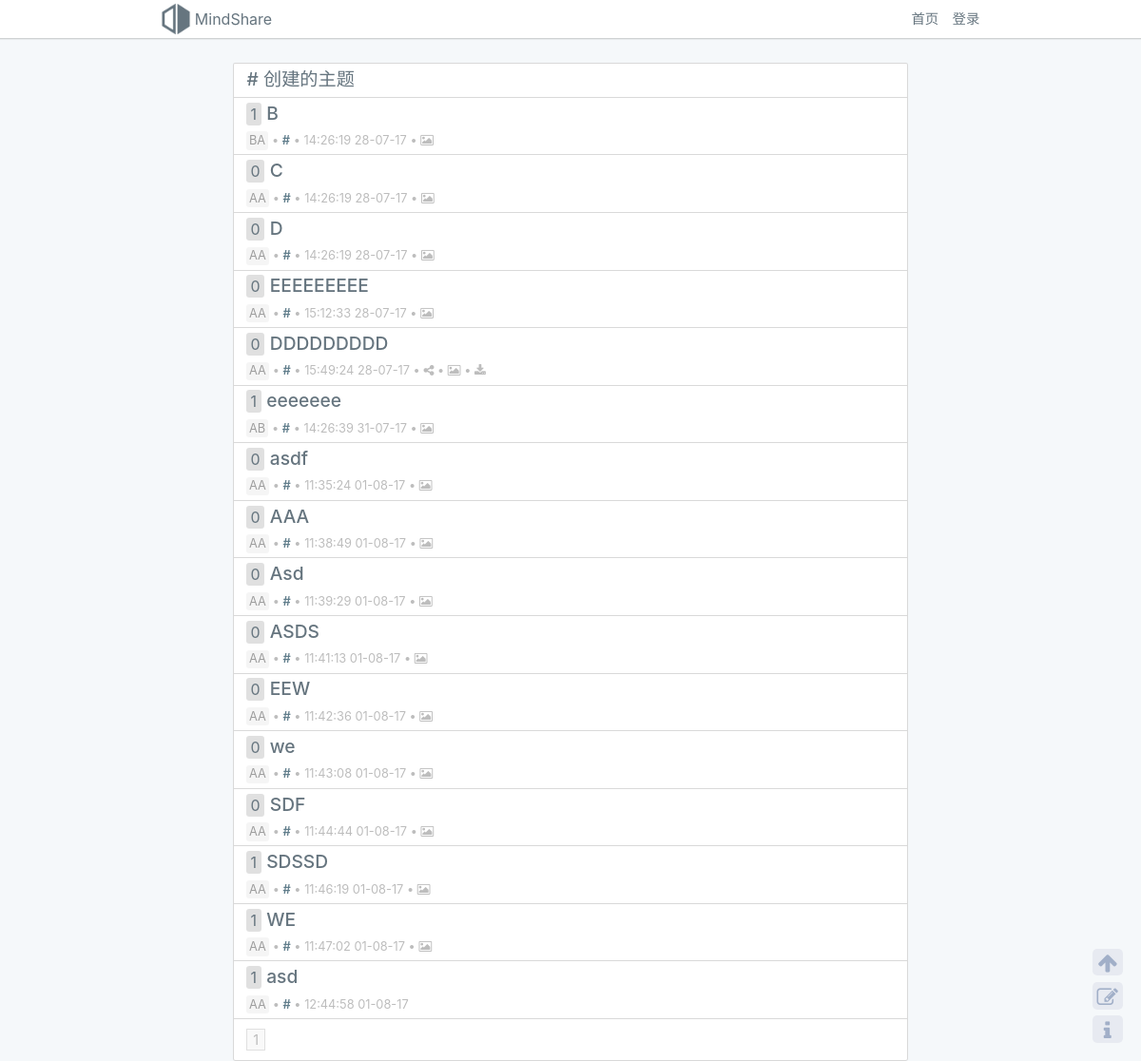
/user/1/page/1, run on an earlier commit of the app's database.
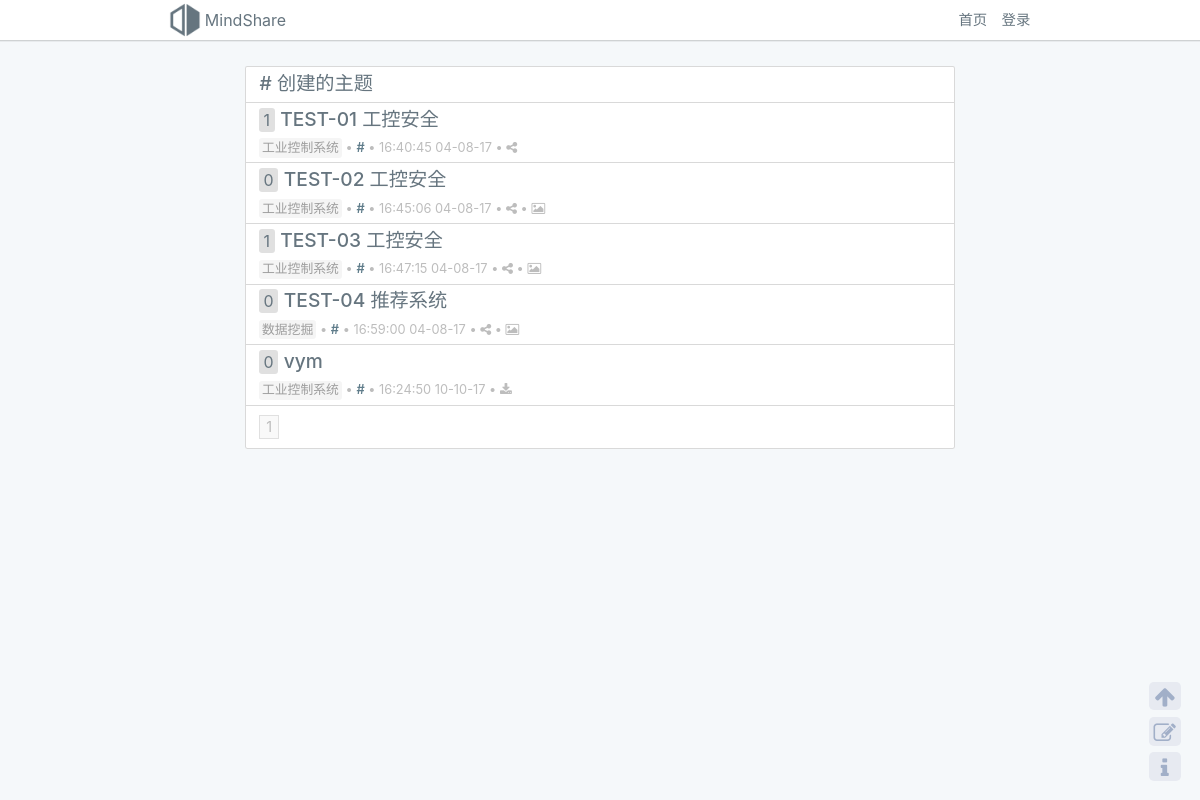
And on a later commit of the database.
### mindmap/models.py (models this page shows, shortened)
class MindMap(models.Model):
    title = models.CharField('标题', max_length=50)
    description = models.CharField('描述', max_length=1000, blank=True)
    img = models.ImageField('图片', upload_to='img/%Y/%m/%d/', blank=True, null=True)
    mindmap = models.FileField('思维导图文件', upload_to='file/%Y/%m/%d/', blank=True, null=True)
    public = models.BooleanField('是否公开', default=True)
    tags = models.ManyToManyField(Tag)
    category = models.ForeignKey(Category, null=True, blank=True)
    author = models.ForeignKey(User, null=True, default=1)
    share = models.URLField('分享地址', max_length=300, null=True, blank=True)
    vote = models.IntegerField('投票', default=0)
    visit = models.IntegerField('浏览', default=0)
    create_date = models.DateTimeField('创建时间', default=timezone.now, null=True)
    update_date = models.DateTimeField(verbose_name='最后更新时间', auto_now=True)

class Category(models.Model):
    title = models.CharField('标题', max_length=30)
    parent = models.ForeignKey('Category', null=True, blank=True)

### mindmap/views/views_user.py (the view)
# urls.py: url(r'^user/page/(?P<page>\d+)/?$', views_user.user_page, name='user-page'),
def user_page(request, uid=None, page=1):
    try:
        if uid is None:
            uid = request.user.id
        items = MindMap.objects.filter(public=True, author=uid)
        context = {
            'title': '个人中心',
            'pages': get_pages(items, cur_page=page, url_generator=user_page_pagination_url_generator, uid=uid),
            'user': User.objects.filter(id=uid).first(),
        }
        return render(request, 'mindmap/user-page.html', context)
    except Exception as e:
        print(e)
        traceback.print_exc()
        return return_404_page(request)

### mindmap/views/views_pagination.py (called while the page is built)
def get_pages(query_set, cur_page=1, count_per_page=COUNT_PER_PAGE, url_generator=None, **kwargs):
    try:
        cur_page = int(cur_page) if cur_page else 1
        page_list = Paginator(query_set, count_per_page)
        total_page_number = page_list.num_pages
        cur_page_number = max(0, min(cur_page, total_page_number))
        cur_page_items = page_list.page(cur_page_number)
        return PageInstance(total_page_number, cur_page_number, cur_page_items, url_generator, **kwargs)
    except Exception as e:
        print(e)
        traceback.print_exc()
        return PageInstance(0, 0, None)

### templates/mindmap/user-page.html (shortened to what this page needs)
{% extends "mindmap/includes/base.html" %}
{% load staticfiles %}
{% block css %}
    <link rel="stylesheet" href="{% static 'mindmap/css/pagination.css' %}">
{% endblock %}
{% block body %}
    <div id="bodyContainer" class="container">
        <div id="midContainer" class="col-lg-8 offset-lg-2">
            <div class="container-box">
                <div class="container-box-item container-box-item-bottom">
                    <h1 class="my-title">{{ user.nickname }} 创建的主题</h1>
                </div>
                {% for mindmap in pages.cur_page_items %}
                    {% include 'mindmap/includes/_index_list_item.html' %}
                {% endfor %}
                <div class="container-box-item container-box-item-padding">
                    {% include 'mindmap/includes/_pagination.html' %}
                </div>
            </div>
        </div>
    </div>
{% endblock %}

### templates/mindmap/includes/_index_list_item.html
<div class="container-box-item container-box-item-bottom" id="divMindmap{{ mindmap.id }}">
    <a href="javascript: void(0)" title="投票" class="ol-badge" style="vertical-align: top;">{{ mindmap.vote }}</a>
    <a class="my-title my-title-a" style="margin-bottom: .6rem;" href="{% url 'mindmap:show-mind' mindmap.id %}">
        <span>{{ mindmap.title }}</span>
    </a>
    {% include 'mindmap/includes/_mind_info_panel.html' %}
</div>

### templates/mindmap/includes/_mind_info_panel.html (shortened to what this page needs)
<div class="info-panel">
    <a class="info-panel-item a-tag-light" title="查看分类" href="{% url 'mindmap:index-with-category' mindmap.category.id %}">{{ mindmap.category.title }}</a>
    <span class="info-panel-item">•</span>
    <a class="info-panel-item" title="用户主页" href="{% url 'mindmap:user-page-with-uid' mindmap.author.id 1 %}" style="font-weight: 600;">{{ mindmap.author.nickname}}</a>
    <span class="info-panel-item">•</span>
    <span class="info-panel-item">{{ mindmap.create_date|date:'H:i:s d-m-y' }}</span>
    {% if mindmap.share %}
        <span class="info-panel-item">•</span>
        <a href="{{ mindmap.share }}" title="查看分享" target="_blank" class="info-panel-item"><i class="fa fa-share-alt color-mid-grey" aria-hidden="true"></i></a>
    {% endif %}
    {% if mindmap.img %}
        <span class="info-panel-item">•</span>
        <a href="{{ mindmap.img.url }}" download="" title="下载图片" class="info-panel-item"><i class="fa fa-picture-o color-mid-grey" aria-hidden="true"></i></a>
    {% endif %}
    {% if mindmap.mindmap %}
        <span class="info-panel-item">•</span>
        <a href="{{ mindmap.mindmap.url }}" download="" title="下载文件" class="info-panel-item"><i class="fa fa-download color-mid-grey" style="margin-top: .05rem;" aria-hidden="true"></i></a>
    {% endif %}
</div>

What changed in the data, as far as the page shows it:
removed MindMap: vote "1", title "B", category "BA", author.nickname "#", create_date "14:26:19 28-07-17"
removed MindMap: vote "0", title "C", category "AA", author.nickname "#", create_date "14:26:19 28-07-17"
removed MindMap: vote "0", title "D", category "AA", author.nickname "#", create_date "14:26:19 28-07-17"
removed MindMap: vote "0", title "EEEEEEEEE", category "AA", author.nickname "#", create_date "15:12:33 28-07-17"
removed MindMap: vote "0", title "DDDDDDDDD", category "AA", author.nickname "#", create_date "15:49:24 28-07-17"
removed MindMap: vote "1", title "eeeeeee", category "AB", author.nickname "#", create_date "14:26:39 31-07-17"
removed MindMap: vote "0", title "asdf", category "AA", author.nickname "#", create_date "11:35:24 01-08-17"
removed MindMap: vote "0", title "AAA", category "AA", author.nickname "#", create_date "11:38:49 01-08-17"
removed MindMap: vote "0", title "Asd", category "AA", author.nickname "#", create_date "11:39:29 01-08-17"
removed MindMap: vote "0", title "ASDS", category "AA", author.nickname "#", create_date "11:41:13 01-08-17"
removed MindMap: vote "0", title "EEW", category "AA", author.nickname "#", create_date "11:42:36 01-08-17"
removed MindMap: vote "0", title "we", category "AA", author.nickname "#", create_date "11:43:08 01-08-17"
removed MindMap: vote "0", title "SDF", category "AA", author.nickname "#", create_date "11:44:44 01-08-17"
removed MindMap: vote "1", title "SDSSD", category "AA", author.nickname "#", create_date "11:46:19 01-08-17"
removed MindMap: vote "1", title "WE", category "AA", author.nickname "#", create_date "11:47:02 01-08-17"
removed MindMap: vote "1", title "asd", category "AA", author.nickname "#", create_date "12:44:58 01-08-17"
added MindMap: vote "1", title "TEST-01 工控安全", category "工业控制系统", author.nickname "#", create_date "16:40:45 04-08-17"
added MindMap: vote "0", title "TEST-02 工控安全", category "工业控制系统", author.nickname "#", create_date "16:45:06 04-08-17"
added MindMap: vote "1", title "TEST-03 工控安全", category "工业控制系统", author.nickname "#", create_date "16:47:15 04-08-17"
added MindMap: vote "0", title "TEST-04 推荐系统", category "数据挖掘", author.nickname "#", create_date "16:59:00 04-08-17"
added MindMap: vote "0", title "vym", category "工业控制系统", author.nickname "#", create_date "16:24:50 10-10-17"
